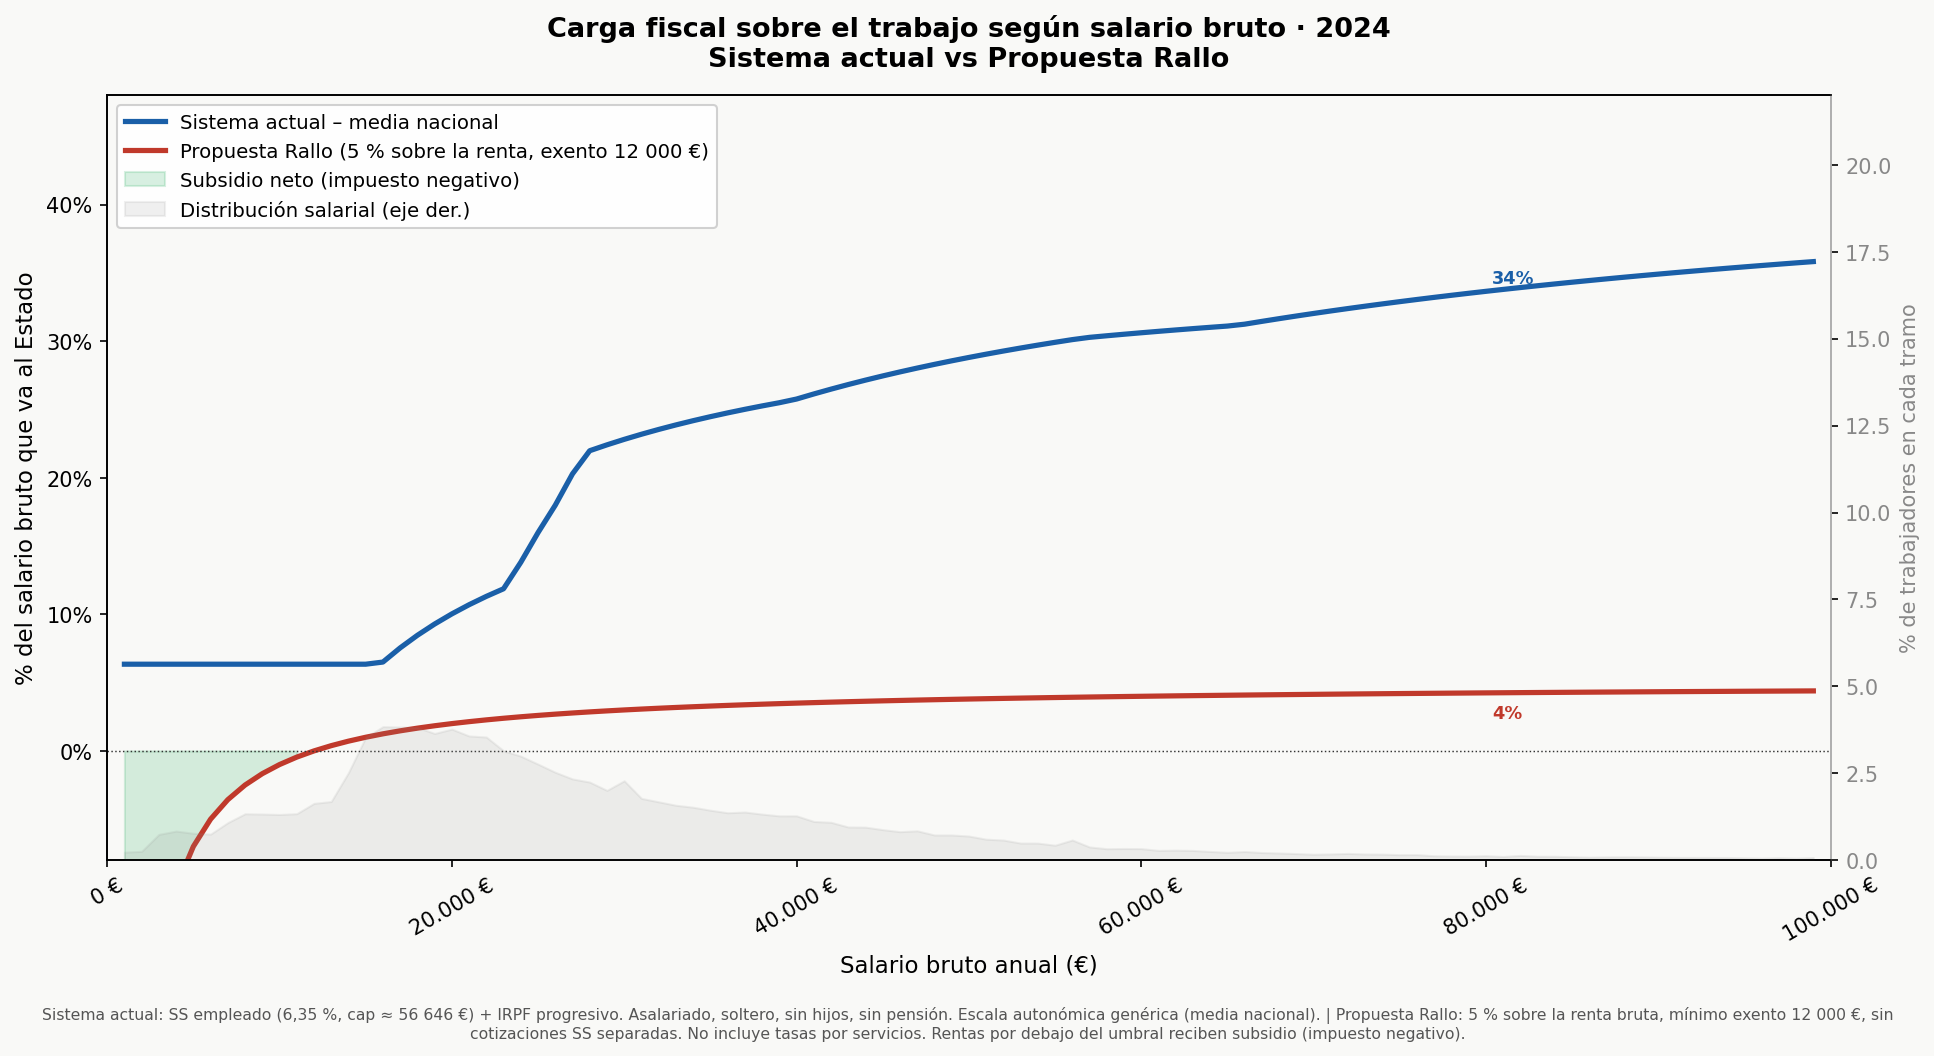

Write Python code to recreate this figure.
"""
Comparativa carga fiscal: sistema actual (Madrid, asalariado, soltero, sin hijos)
vs propuesta Rallo (tipo único 20 %, mínimo exento 12 000 €, sin SS separadas).
"""

import numpy as np
import matplotlib.pyplot as plt
import matplotlib.ticker as mtick

# ──────────────────────────────────────────────────────────────
# Datos de distribución salarial (AEAT 2024, % de trabajadores)
# ──────────────────────────────────────────────────────────────
DIST_RAW = {
    1000: 0.230068348, 2000: 0.25464169,  3000: 0.741647302,
    4000: 0.837098237, 5000: 0.774125656, 6000: 0.74859922,
    7000: 1.079606961, 8000: 1.334726027, 9000: 1.326531381,
    10000: 1.313766027,11000: 1.336883851,12000: 1.633352134,
    13000: 1.687566596,14000: 2.517942047,15000: 3.533075327,
    16000: 3.841395947,17000: 3.830190726,18000: 3.819020101,
    19000: 3.644858919,20000: 3.77068125, 21000: 3.572762769,
    22000: 3.542570384,23000: 3.147188027,24000: 2.992582004,
    25000: 2.763379702,26000: 2.528684669,27000: 2.336698666,
    28000: 2.24594688,  29000: 2.007250614,30000: 2.2835578,
    31000: 1.777491282,32000: 1.678497833,33000: 1.57954985,
    34000: 1.522855085,35000: 1.437129841,36000: 1.364209195,
    37000: 1.384103335,38000: 1.324861417,39000: 1.274428194,
    40000: 1.275222062,41000: 1.113991102,42000: 1.088823559,
    43000: 0.953975465,44000: 0.949682227,45000: 0.878284008,
    46000: 0.819453339,47000: 0.844256318,48000: 0.724502037,
    49000: 0.723856798,50000: 0.693369237,51000: 0.603348535,
    52000: 0.578318741,53000: 0.491762049,54000: 0.490178546,
    55000: 0.429869255,56000: 0.579195511,57000: 0.37984843,
    58000: 0.328949586,59000: 0.335135684,60000: 0.331689555,
    61000: 0.281086732,62000: 0.288476222,63000: 0.279700138,
    64000: 0.250806507,65000: 0.224393167,66000: 0.248467623,
    67000: 0.21941152,  68000: 0.205654419,69000: 0.189769831,
    70000: 0.168921329,71000: 0.179171301,72000: 0.193825461,
    73000: 0.17678611,  74000: 0.172625036,75000: 0.15798408,
    76000: 0.159739758,77000: 0.125696255,78000: 0.117904057,
    79000: 0.114788804,80000: 0.128151778,81000: 0.10437945,
    82000: 0.136562208,83000: 0.1115821,  84000: 0.110530696,
    85000: 0.096847753,86000: 0.084702007,87000: 0.093349937,
    88000: 0.0957673,   89000: 0.092608524,90000: 0.085109151,
    91000: 0.079394801,92000: 0.078788355,93000: 0.077367962,
    94000: 0.077029169,95000: 0.06618055, 96000: 0.056488381,
    97000: 0.070568003,98000: 0.055952471,99000: 0.07558385,
}

# ──────────────────────────────────────────────────────────────
# Funciones fiscales – Sistema actual
# ──────────────────────────────────────────────────────────────

def apply_brackets(base, brackets):
    if base <= 0:
        return 0.0
    remaining, prev, total = base, 0.0, 0.0
    for up, rate in brackets:
        slice_ = min(remaining, up - prev)
        if slice_ <= 0:
            break
        total += slice_ * rate
        remaining -= slice_
        prev = up
        if remaining <= 0:
            break
    return total

STATE_BRACKETS = [
    (12450,  0.095), (20200, 0.12), (35200, 0.15),
    (60000,  0.185), (300000, 0.225), (float('inf'), 0.245),
]

# Tramo autonómico Madrid
MADRID_BRACKETS = [
    (13362,  0.085), (19004, 0.107), (35425, 0.128),
    (57320,  0.174), (float('inf'), 0.205),
]

# Tramo autonómico genérico (escala complementaria)
DEFAULT_BRACKETS = [
    (12450,  0.095), (20200, 0.12), (35200, 0.15),
    (60000,  0.185), (300000, 0.225), (float('inf'), 0.245),
]


def calc_current(gross, regional=MADRID_BRACKETS):
    """Carga fiscal efectiva (SS empleado + IRPF) / salario bruto."""
    if gross <= 0:
        return 0.0

    # Cotización SS empleado (cap 2024 ~56 646 €/año)
    ss = min(gross, 56646) * 0.0635

    # Reducción por rendimientos del trabajo (art. 20 LIRPF, valores 2025)
    rnp = max(0.0, gross - ss - 2000)
    if rnp <= 19747.5:
        reduction = 7302.0
    elif rnp <= 32279.58:
        reduction = max(0.0, 7302.0 - 1.75 * (rnp - 19747.5))
    else:
        reduction = 0.0

    base = max(0.0, rnp - reduction)

    cuota_integra = apply_brackets(base, STATE_BRACKETS) + apply_brackets(base, regional)

    minimo = 5550.0
    cuota_minimo = (apply_brackets(minimo, STATE_BRACKETS)
                    + apply_brackets(minimo, regional))

    irpf = max(0.0, cuota_integra - cuota_minimo)
    return (ss + irpf) / gross


def calc_rallo(gross, flat_rate=0.20, exemption=12000.0):
    """
    Propuesta Rallo: impuesto único al tipo flat_rate sobre la renta bruta
    por encima del mínimo exento. Reemplaza IRPF + cotizaciones SS del empleado.
    Para rentas por debajo del umbral: impuesto negativo (se recibe subsidio),
    representado aquí como tasa negativa.
    """
    if gross <= 0:
        return 0.0
    tax = (gross - exemption) * flat_rate
    return tax / gross


# ──────────────────────────────────────────────────────────────
# Cálculo para cada tramo salarial
# ──────────────────────────────────────────────────────────────
salaries  = np.array(sorted(DIST_RAW.keys()))
dist_vals = np.array([DIST_RAW[s] for s in salaries])

current_default = np.array([calc_current(s, DEFAULT_BRACKETS) for s in salaries])
rallo_rates     = np.array([calc_rallo(s, flat_rate=0.05)  for s in salaries])

# ──────────────────────────────────────────────────────────────
# Gráfico
# ──────────────────────────────────────────────────────────────
fig, ax1 = plt.subplots(figsize=(13, 7))
fig.patch.set_facecolor('#f9f9f7')
ax1.set_facecolor('#f9f9f7')

# Eje secundario: distribución salarial
ax2 = ax1.twinx()
ax2.fill_between(salaries, dist_vals, alpha=0.12, color='#888', label='Distribución salarial (eje der.)')
ax2.set_ylabel('% de trabajadores en cada tramo', color='#888', fontsize=10)
ax2.tick_params(axis='y', labelcolor='#888')
ax2.set_ylim(0, 22)
ax2.spines['right'].set_color('#ccc')

# Líneas de carga fiscal
ax1.plot(salaries, current_default * 100, color='#1a5fa8', lw=2.5,
         label='Sistema actual – media nacional')
ax1.plot(salaries, rallo_rates     * 100, color='#c0392b', lw=2.5,
         linestyle='-', label='Propuesta Rallo (5 % sobre la renta, exento 12 000 €)')

ax1.axhline(0, color='#333', lw=0.7, ls=':')

# Etiquetas en extremo de líneas
for s in [80000, 100000]:
    idx = np.searchsorted(salaries, s)
    if idx < len(salaries):
        ax1.annotate(f'{current_default[idx]*100:.0f}%',
                     xy=(salaries[idx], current_default[idx]*100),
                     xytext=(3, 4), textcoords='offset points',
                     color='#1a5fa8', fontsize=8.5, fontweight='bold')
        ax1.annotate(f'{rallo_rates[idx]*100:.0f}%',
                     xy=(salaries[idx], rallo_rates[idx]*100),
                     xytext=(3, -12), textcoords='offset points',
                     color='#c0392b', fontsize=8.5, fontweight='bold')

# Zona de impuesto negativo (Rallo)
ax1.fill_between(salaries, rallo_rates * 100, 0,
                 where=(rallo_rates < 0), alpha=0.18,
                 color='#27ae60', label='Subsidio neto (impuesto negativo)')

# Decoración
ax1.set_xlabel('Salario bruto anual (€)', fontsize=11)
ax1.set_ylabel('% del salario bruto que va al Estado', fontsize=11)
ax1.set_title(
    'Carga fiscal sobre el trabajo según salario bruto · 2024\n'
    'Sistema actual vs Propuesta Rallo',
    fontsize=13, fontweight='bold', pad=14)

ax1.set_xlim(0, 100000)
ax1.set_ylim(-8, 48)
ax1.yaxis.set_major_formatter(mtick.PercentFormatter(decimals=0))
ax1.xaxis.set_major_formatter(
    mtick.FuncFormatter(lambda x, _: f'{int(x):,} €'.replace(',', '.')))
ax1.tick_params(axis='x', rotation=30)

# Leyenda combinada
lines1, labels1 = ax1.get_legend_handles_labels()
lines2, labels2 = ax2.get_legend_handles_labels()
ax1.legend(lines1 + lines2, labels1 + labels2,
           loc='upper left', fontsize=9.5, framealpha=0.9)

# Nota metodológica
fig.text(
    0.5, 0.005,
    'Sistema actual: SS empleado (6,35 %, cap ≈ 56 646 €) + IRPF progresivo. '
    'Asalariado, soltero, sin hijos, sin pensión. Escala autonómica genérica (media nacional). | '
    'Propuesta Rallo: 5 % sobre la renta bruta, mínimo exento 12 000 €, sin cotizaciones SS separadas. '
    'No incluye tasas por servicios. Rentas por debajo del umbral reciben subsidio (impuesto negativo).',
    ha='center', fontsize=7.5, color='#555',
    wrap=True)

plt.tight_layout(rect=[0, 0.04, 1, 1])
plt.savefig('chart_rallo.png', dpi=150, bbox_inches='tight')
print('Gráfico guardado en chart_rallo.png')
plt.show()
